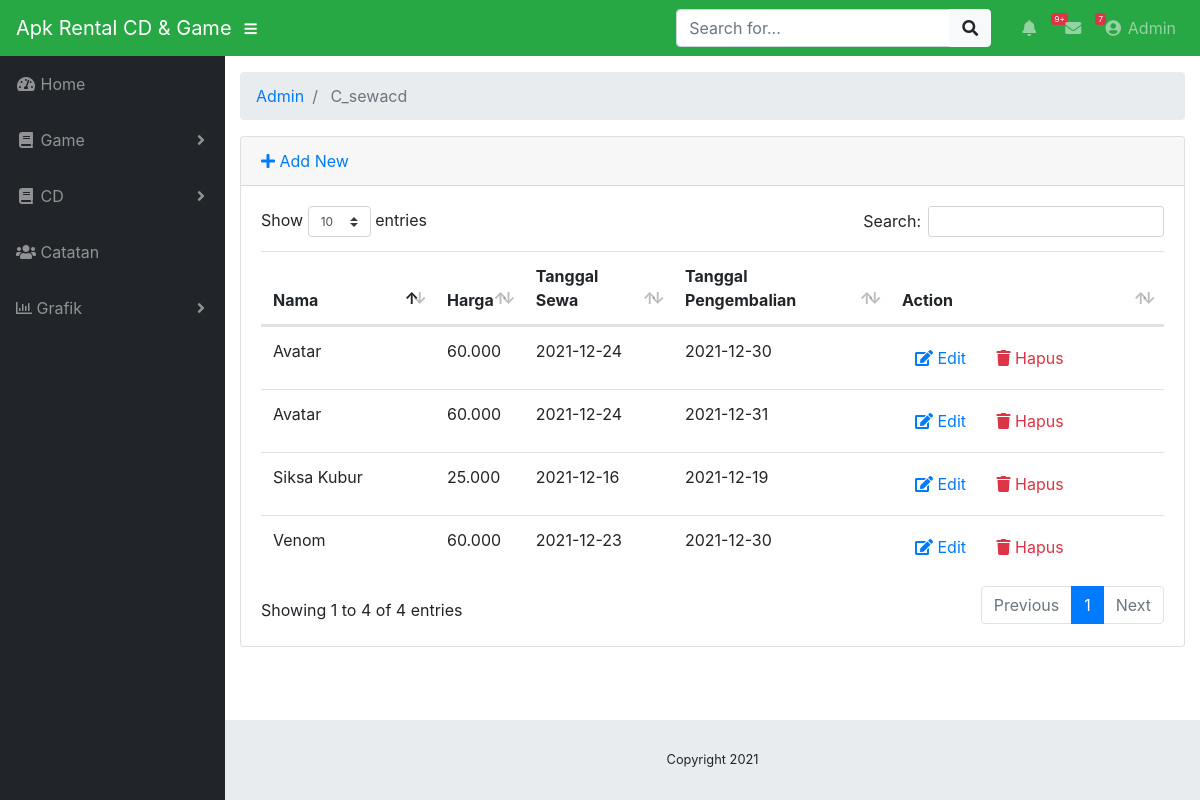
Page /pegawai/index.php/admin/c_sewacd on the committed database.
### tables this page shows
CREATE TABLE `tb_sewacd` (
  `id_sewacd` int(64) NOT NULL,
  `nama` varchar(255) NOT NULL,
  `harga` varchar(255) NOT NULL,
  `tgl_in` varchar(255) NOT NULL,
  `tgl_out` varchar(255) NOT NULL
);

### pegawai/application/controllers/admin/C_sewacd.php (called while the page is built, shortened)
<?php defined('BASEPATH') or exit('NO direct script acces allowed');
class C_sewacd extends CI_Controller
{
    public function __construct()
    {
        $this->load->model("M_sewacd");
        $this->load->library('form_validation');
    }
    public function index()
    {
        $data["sewacd"] = $this->M_sewacd->getAll();
        $this->load->view("admin/sewa_cd/list", $data);
    }
}

### pegawai/index.php (called while the page is built, shortened)
<?php
require_once BASEPATH.'core/CodeIgniter.php';

### pegawai/application/models/M_sewacd.php (called while the page is built, shortened)
<?php defined('BASEPATH') OR exit('No direct script access allowed');
class M_sewacd extends CI_Model{
    private $_table = 'tb_sewacd';
    public function getAll(){
        return $this->db->get($this->_table)->result();
    }
}

### pegawai/application/views/admin/sewa_cd/list.php (the view, shortened to what this page needs)
<!DOCTYPE html>
<html lang="en">
<head>
	<?php $this->load->view("admin/_partials/head.php") ?>
</head>
<body id="page-top">
	<?php $this->load->view("admin/_partials/navbar.php") ?>
	<div id="wrapper">
		<?php $this->load->view("admin/_partials/sidebar.php") ?>
		<div id="content-wrapper">
			<div class="container-fluid">
				<?php $this->load->view("admin/_partials/breadcrumb.php") ?>
				<div class="card mb-3">
					<div class="card-header">
						<a href="<?php echo site_url('admin/C_sewacd/tambah') ?>"><i class="fas fa-plus"></i> Add New</a>
					</div>
					<div class="card-body">
						<div class="table-responsive">
							<table class="table table-hover" id="dataTable" width="100%" cellspacing="0">
								<thead>
									<tr>
										<th>Nama</th>
										<th>Harga</th>
										<th>Tanggal Sewa</th>
                                        <th>Tanggal Pengembalian</th>
										<th>Action</th>
									</tr>
								</thead>
								<tbody>
									<?php foreach ($sewacd as $sewacd): ?>
									<tr>
										<td width="150">
											<?php echo $sewacd->nama ?>
										</td>
										<td>
											<?php echo $sewacd->harga ?>
										</td>
                                        <td>
											<?php echo $sewacd->tgl_in ?>
										</td>
                                        <td>
											<?php echo $sewacd->tgl_out ?>
										</td>
										<td width="250">
											<a href="<?php echo site_url('admin/C_sewacd/edit/'.$sewacd->id_sewacd) ?>"
											 class="btn btn-small"><i class="fas fa-edit"></i> Edit</a>
											<a onclick="deleteConfirm('<?php echo site_url('admin/C_cd/hapus/'.$sewacd->id_sewacd) ?>')"
											 href="#!" class="btn btn-small text-danger"><i class="fas fa-trash"></i> Hapus</a>
										</td>
									</tr>
									<?php endforeach; ?>
								</tbody>
							</table>
						</div>
					</div>
				</div>
			</div>
			<?php $this->load->view("admin/_partials/footer.php") ?>
		</div>
	</div>
</body>
</html>

### pegawai/application/views/admin/_partials/head.php (shortened to what this page needs)
<link href="<?php echo base_url().'assets/bootstrap/css/bootstrap.min.css' ?>" rel="stylesheet">
<link href="<?php echo base_url('assets/fontawesome-free/css/all.min.css') ?>" rel="stylesheet" type="text/css">
<link href="<?php echo base_url('assets/datatables/dataTables.bootstrap4.css') ?>" rel="stylesheet">
<link href="<?php echo base_url('css/sb-admin.css') ?>" rel="stylesheet">

### pegawai/application/views/admin/_partials/navbar.php (shortened to what this page needs)
<nav class="navbar navbar-expand navbar-dark bg-success static-top">
    <a class="navbar-brand mr-1" href="<?php echo site_url('admin') ?>">Apk Rental CD & Game</a>
    <button class="btn btn-link btn-sm text-white order-1 order-sm-0" id="sidebarToggle" href="#">
        <i class="fas fa-bars"></i>
    </button>
    <form class="d-none d-md-inline-block form-inline ml-auto mr-0 mr-md-3 my-2 my-md-0">
        <div class="input-group">
            <input type="text" class="form-control" placeholder="Search for..." aria-label="Search" aria-describedby="basic-addon2">
            <div class="input-group-append">
                <button class="btn btn-light" type="button">
                    <i class="fas fa-search"></i>
                </button>
            </div>
        </div>
    </form>
    <ul class="navbar-nav ml-auto ml-md-0">
        <li class="nav-item dropdown no-arrow mx-1">
            <a class="nav-link dropdown-toggle" href="#" id="alertsDropdown" role="button" data-toggle="dropdown" aria-haspopup="true"
                aria-expanded="false">
                <i class="fas fa-bell fa-fw"></i>
                <span class="badge badge-danger">9+</span>
            </a>
        </li>
        <li class="nav-item dropdown no-arrow mx-1">
            <a class="nav-link dropdown-toggle" href="#" id="messagesDropdown" role="button" data-toggle="dropdown" aria-haspopup="true"
                aria-expanded="false">
                <i class="fas fa-envelope fa-fw"></i>
                <span class="badge badge-danger">7</span>
            </a>
        </li>
        <li class="nav-item dropdown no-arrow">
            <a class="nav-link dropdown-toggle" href="#" id="userDropdown" role="button" data-toggle="dropdown" aria-haspopup="true"
                aria-expanded="false">
                <i class="fas fa-user-circle fa-fw"></i> Admin
            </a>
        </li>
    </ul>
</nav>

### pegawai/application/views/admin/_partials/sidebar.php (shortened to what this page needs)
<ul class="sidebar navbar-nav">
    <li class="nav-item <?php echo $this->uri->segment(2) == '' ? 'active' : '' ?>">
        <a class="nav-link" href="<?php echo site_url('Home') ?>">
            <i class="fas fa-fw fa-tachometer-alt"></i>
            <span>Home</span>
        </a>
    </li>
    <li class="nav-item dropdown <?php echo $this->uri->segment(2) == 'products' ? 'active' : '' ?>">
        <a class="nav-link dropdown-toggle" href="#" id="pagesDropdown" role="button" data-toggle="dropdown" aria-haspopup="true" aria-expanded="false">
            <i class="fas fa-fw fa-book"></i>
            <span>Game</span>
        </a>
    </li>
    <li class="nav-item dropdown <?php echo $this->uri->segment(2) == 'products' ? 'active' : '' ?>">
        <a class="nav-link dropdown-toggle" href="#" id="pagesDropdown" role="button" data-toggle="dropdown" aria-haspopup="true" aria-expanded="false">
            <i class="fas fa-fw fa-book"></i>
            <span>CD</span>
        </a>
    </li>
    <li class="nav-item">
        <a class="nav-link" href="<?php echo site_url('admin/C_catatan') ?>">
            <i class="fas fa-fw fa-users"></i>
            <span>Catatan</span></a>
    </li>
    <li class="nav-item dropdown <?php echo $this->uri->segment(2) == 'products' ? 'active' : '' ?>">
        <a class="nav-link dropdown-toggle" href="#" id="pagesDropdown" role="button" data-toggle="dropdown" aria-haspopup="true" aria-expanded="false">
        <i class="far fa-chart-bar"></i>
            <span>Grafik</span>
        </a>
    </li>
</ul>

### pegawai/application/views/admin/_partials/breadcrumb.php
<ol class="breadcrumb">
<?php foreach ($this->uri->segments as $segment): ?>
	<?php
		$url = substr($this->uri->uri_string, 0, strpos($this->uri->uri_string, $segment)) . $segment;
		$is_active =  $url == $this->uri->uri_string;
	?>
	<li class="breadcrumb-item <?php echo $is_active ? 'active': '' ?>">
		<?php if($is_active): ?>
			<?php echo ucfirst($segment) ?>
		<?php else: ?>
			<a href="<?php echo site_url($url) ?>"><?php echo ucfirst($segment) ?></a>
		<?php endif; ?>
	</li>
<?php endforeach; ?>
</ol>

### pegawai/application/views/admin/_partials/footer.php
<footer class="sticky-footer">
  <div class="container my-auto">
    <div class="copyright text-center my-auto">
      <span>Copyright  <?php echo Date('Y') ?></span>
    </div>
  </div>
</footer>

### pegawai/css/sb-admin.css (style rules this page uses)
html { position: relative; min-height: 100%; }
body { height: 100%; }
#wrapper { display: -webkit-box; display: -ms-flexbox; display: flex; }
#wrapper #content-wrapper { overflow-x: hidden; width: 100%; padding-top: 1rem; padding-bottom: 80px; }
.navbar-nav .nav-item.dropdown .dropdown-toggle::after { width: 1rem; text-align: center; float: right; vertical-align: 0; border: 0; font-weight: 900; content: '\f105'; font-family: 'Font Awesome 5 Free'; }
.navbar-nav .nav-item.dropdown.no-arrow .dropdown-toggle::after { display: none; }
.navbar-nav .nav-item .nav-link .badge { position: absolute; margin-left: 0.75rem; top: 0.3rem; font-weight: 400; font-size: 0.5rem; }
.sidebar { width: 90px !important; background-color: #212529; min-height: calc(100vh - 56px); }
.sidebar .nav-item:last-child { margin-bottom: 1rem; }
.sidebar .nav-item .nav-link { text-align: center; padding: 0.75rem 1rem; width: 90px; }
.sidebar .nav-item .nav-link span { font-size: 0.65rem; display: block; }
.sidebar .nav-item.dropdown .dropdown-toggle::after { display: none; }
.sidebar .nav-item .nav-link { color: rgba(255, 255, 255, 0.5); }
@media (min-width: 768px) { .sidebar { width: 225px !important; } }
@media (min-width: 768px) { .sidebar .nav-item .nav-link { display: block; width: 100%; text-align: left; padding: 1rem; width: 225px; } }
@media (min-width: 768px) { .sidebar .nav-item .nav-link span { font-size: 1rem; display: inline; } }
@media (min-width: 768px) { .sidebar .nav-item.dropdown .dropdown-toggle::after { display: block; } }
:root { --input-padding-x: 0.75rem; --input-padding-y: 0.75rem; }
footer.sticky-footer { display: -webkit-box; display: -ms-flexbox; display: flex; position: absolute; right: 0; bottom: 0; width: calc(100% - 90px); height: 80px; background-color: #e9ecef; }
footer.sticky-footer .copyright { line-height: 1; font-size: 0.8rem; }
@media (min-width: 768px) { footer.sticky-footer { width: calc(100% - 225px); } }

### rows in the picture
tb_sewacd: nama "Siksa Kubur", harga "25.000", tgl_in "2021-12-16", tgl_out "2021-12-19"
tb_sewacd: nama "Venom", harga "60.000", tgl_in "2021-12-23", tgl_out "2021-12-30"
tb_sewacd: nama "Avatar", harga "60.000", tgl_in "2021-12-24", tgl_out "2021-12-30"
tb_sewacd: nama "Avatar", harga "60.000", tgl_in "2021-12-24", tgl_out "2021-12-31"

### other values in the picture
$segment "Admin"
$segment "C_sewacd"
Date('Y') "2021"
